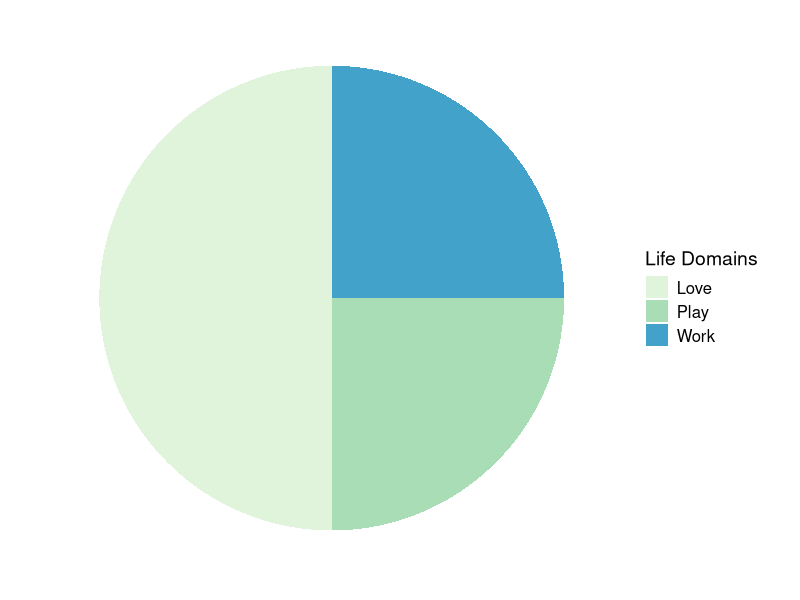
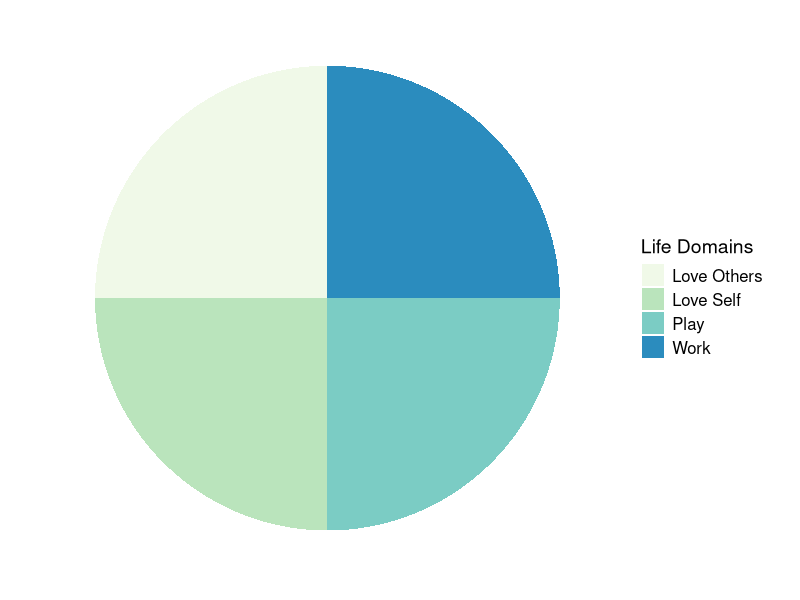
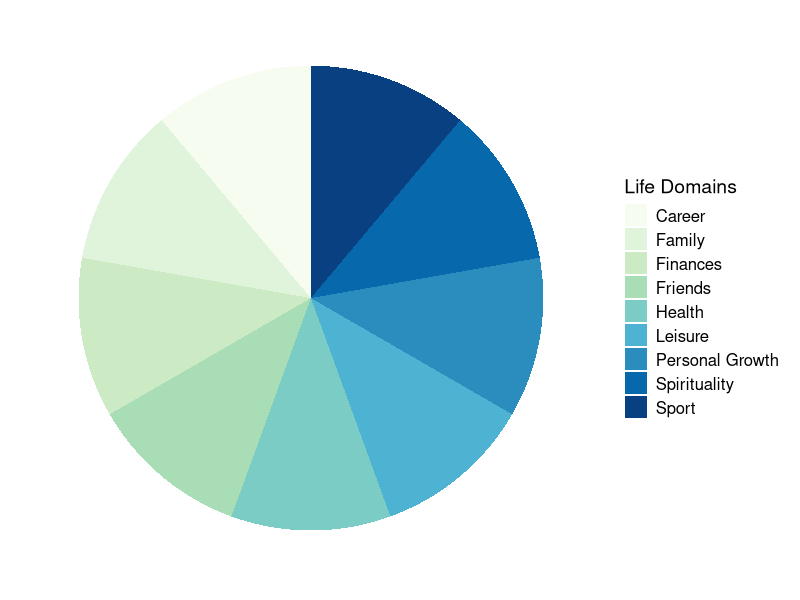

Recreate these plots in R, in order.
## ---- chunk 1
# Setup
knitr::opts_chunk$set(echo = FALSE, message = FALSE, warning = FALSE)

# Dependencies
library(tidyverse)
library(scales)

# Create a blank theme
blank_theme <- theme_minimal()+
  theme(
    rect = element_rect(fill = "transparent"),
    plot.background = element_rect(fill = "transparent", color = NA),
    axis.title.x = element_blank(),
    axis.title.y = element_blank(),
    panel.border = element_blank(),
    panel.grid = element_blank(),
    axis.ticks = element_blank(),
    plot.title = element_text(size = 14, face = "bold"),
    axis.text.x = element_blank(),
    legend.text = element_text(size = 12),
    legend.title = element_text(size = 14)
  )
## ---- chunk 2
# Create data frame
df_wlp <- data.frame(
  domain = c("Work", "Play", "Love"),
  value = c(0.25, 0.25, 0.50)
)

# Create pie chart
ggplot(df_wlp, aes(x = "", y = value, fill = domain)) +
  geom_bar(width = 1, stat = "identity") +
  coord_polar("y", start = 0) +
  scale_fill_brewer(palette = "GnBu") +
  labs(fill = "Life Domains") +
  blank_theme +
  theme(axis.text.x = element_blank())
## ---- chunk 3
# Create data frame
df_wlp <- data.frame(
  domain = c("Work", "Play", "Love Self", "Love Others"),
  value = c(0.25, 0.25, 0.25, 0.25)
)

# Create pie chart
ggplot(df_wlp, aes(x = "", y = value, fill = domain)) +
  geom_bar(width = 1, stat = "identity") +
  coord_polar("y", start = 0) +
  scale_fill_brewer(palette = "GnBu") +
  labs(fill = "Life Domains") +
  blank_theme +
  theme(axis.text.x = element_blank())
## ---- chunk 4
# Create data frame
df_wlp <- data.frame(
  domain = c("Career", "Finances", "Leisure", "Sport", "Health", "Personal Growth", "Family", "Friends", "Spirituality"),
  value = c(0.1, 0.1, 0.1, 0.1, 0.1, 0.1, 0.1, 0.1, 0.1)
)

# Create pie chart
ggplot(df_wlp, aes(x = "", y = value, fill = domain)) +
  geom_bar(width = 1, stat = "identity") +
  coord_polar("y", start = 0) +
  scale_fill_brewer(palette = "GnBu") +
  labs(fill = "Life Domains") +
  blank_theme +
  theme(axis.text.x = element_blank())
